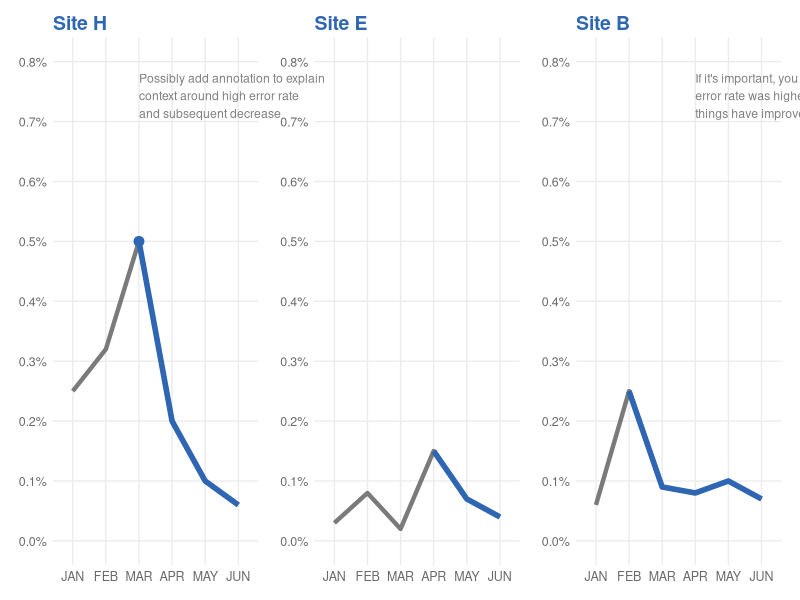
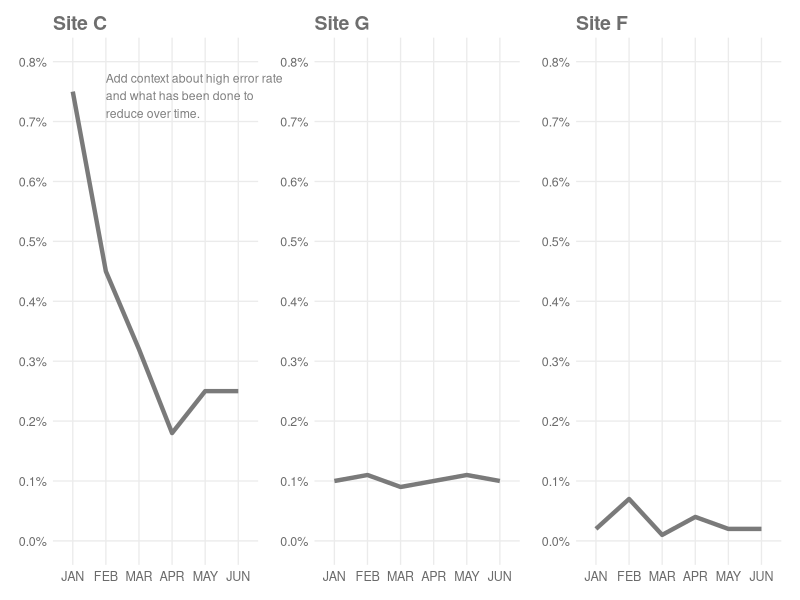
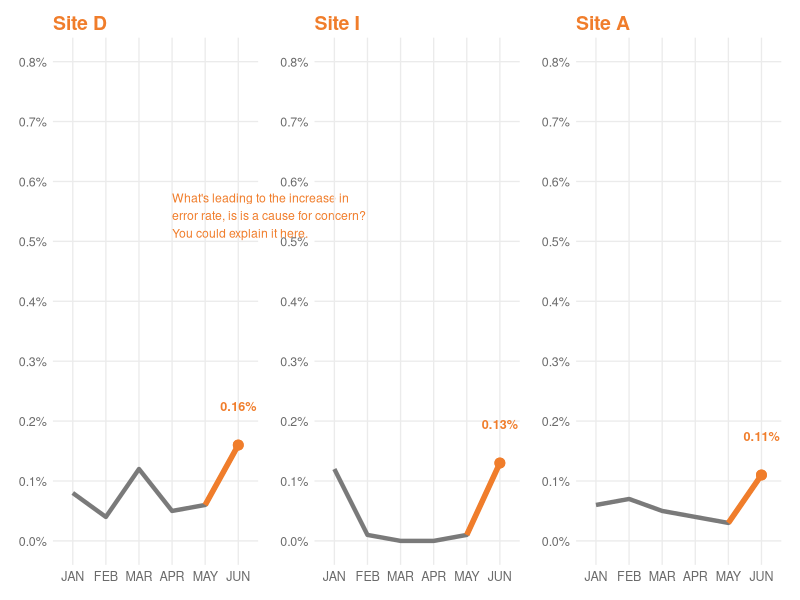

Write the R code that produced these figures, in order.
## ---- chunk 1
#| include: false
library(dplyr)
library(tidyr)
library(ggplot2)
library(scales)
library(tibble)
library(patchwork)

has_ggrepel <- requireNamespace("ggrepel", quietly = TRUE)
## ---- chunk 2
#| include: false
# -----------------------------
# DATAFRAME FAKE
# -----------------------------
df <- tribble(
  ~site,  ~group,        ~month, ~err,
  "H",    "SUCCESS",     "JAN",  0.0025,
  "H",    "SUCCESS",     "FEB",  0.0032,
  "H",    "SUCCESS",     "MAR",  0.0050,
  "H",    "SUCCESS",     "APR",  0.0020,
  "H",    "SUCCESS",     "MAY",  0.0010,
  "H",    "SUCCESS",     "JUN",  0.0006,

  "E",    "SUCCESS",     "JAN",  0.0003,
  "E",    "SUCCESS",     "FEB",  0.0008,
  "E",    "SUCCESS",     "MAR",  0.0002,
  "E",    "SUCCESS",     "APR",  0.0015,
  "E",    "SUCCESS",     "MAY",  0.0007,
  "E",    "SUCCESS",     "JUN",  0.0004,

  "B",    "SUCCESS",     "JAN",  0.0006,
  "B",    "SUCCESS",     "FEB",  0.0025,
  "B",    "SUCCESS",     "MAR",  0.0009,
  "B",    "SUCCESS",     "APR",  0.0008,
  "B",    "SUCCESS",     "MAY",  0.0010,
  "B",    "SUCCESS",     "JUN",  0.0007,

  "C",    "STATUS QUO",  "JAN",  0.0075,
  "C",    "STATUS QUO",  "FEB",  0.0045,
  "C",    "STATUS QUO",  "MAR",  0.0032,
  "C",    "STATUS QUO",  "APR",  0.0018,
  "C",    "STATUS QUO",  "MAY",  0.0025,
  "C",    "STATUS QUO",  "JUN",  0.0025,

  "G",    "STATUS QUO",  "JAN",  0.0010,
  "G",    "STATUS QUO",  "FEB",  0.0011,
  "G",    "STATUS QUO",  "MAR",  0.0009,
  "G",    "STATUS QUO",  "APR",  0.0010,
  "G",    "STATUS QUO",  "MAY",  0.0011,
  "G",    "STATUS QUO",  "JUN",  0.0010,

  "F",    "STATUS QUO",  "JAN",  0.0002,
  "F",    "STATUS QUO",  "FEB",  0.0007,
  "F",    "STATUS QUO",  "MAR",  0.0001,
  "F",    "STATUS QUO",  "APR",  0.0004,
  "F",    "STATUS QUO",  "MAY",  0.0002,
  "F",    "STATUS QUO",  "JUN",  0.0002,

  "D",    "WATCH",       "JAN",  0.0008,
  "D",    "WATCH",       "FEB",  0.0004,
  "D",    "WATCH",       "MAR",  0.0012,
  "D",    "WATCH",       "APR",  0.0005,
  "D",    "WATCH",       "MAY",  0.0006,
  "D",    "WATCH",       "JUN",  0.0016,

  "I",    "WATCH",       "JAN",  0.0012,
  "I",    "WATCH",       "FEB",  0.0001,
  "I",    "WATCH",       "MAR",  0.0000,
  "I",    "WATCH",       "APR",  0.0000,
  "I",    "WATCH",       "MAY",  0.0001,
  "I",    "WATCH",       "JUN",  0.0013,

  "A",    "WATCH",       "JAN",  0.0006,
  "A",    "WATCH",       "FEB",  0.0007,
  "A",    "WATCH",       "MAR",  0.0005,
  "A",    "WATCH",       "APR",  0.0004,
  "A",    "WATCH",       "MAY",  0.0003,
  "A",    "WATCH",       "JUN",  0.0011
) |>
  mutate(
    month = factor(month, levels = c("JAN","FEB","MAR","APR","MAY","JUN")),
    group = factor(group, levels = c("SUCCESS","STATUS QUO","WATCH"))
  )

site_cfg <- tribble(
  ~site, ~title_color, ~highlight_from, ~highlight_point_month,
  "H",   "#2F66B3",     "MAR",          "MAR",
  "E",   "#2F66B3",     "APR",          NA,
  "B",   "#2F66B3",     "FEB",          NA,
  "C",   "#6E6E6E",     NA,             NA,
  "G",   "#6E6E6E",     NA,             NA,
  "F",   "#6E6E6E",     NA,             NA,
  "D",   "#F07D2B",     "MAY",          "JUN",
  "I",   "#F07D2B",     "MAY",          "JUN",
  "A",   "#F07D2B",     "MAY",          "JUN"
)

pal <- list(
  base = "#7a7a7a",
  success = "#2F66B3",
  watch = "#F07D2B"
)

ann <- tribble(
  ~site, ~x,   ~y,     ~label, ~color,
  "H",   "MAR", 0.0078, "Possibly add annotation to explain\ncontext around high error rate\nand subsequent decrease", "#808080",
  "C",   "FEB", 0.0078, "Add context about high error rate\nand what has been done to\nreduce over time.", "#808080",
  "B",   "APR", 0.0078, "If it's important, you could explain why\nerror rate was higher in Feb, though\nthings have improved a lot since", "#808080",
  "D",   "APR", 0.0058, "What's leading to the increase in\nerror rate, is is a cause for concern?\nYou could explain it here.", "#F07D2B"
)

final_labels <- df |>
  filter(group == "WATCH", month == "JUN") |>
  mutate(lbl = percent(err, accuracy = 0.01))
## ---- chunk 3
#| include: false
make_site_plot <- function(site_id){

  d <- df |> filter(site == site_id)
  cfg <- site_cfg |> filter(site == site_id)

  p <- ggplot(d, aes(x = month, y = err, group = 1)) +
    geom_line(linewidth = 1.5, color = pal$base) +
    scale_y_continuous(
      limits = c(0, 0.008),
      breaks = seq(0, 0.008, by = 0.001),
      labels = percent_format(accuracy = 0.1)
    ) +
    labs(title = paste0("Site ", site_id), x = NULL, y = NULL) +
    theme_minimal(base_size = 10) +
    theme(
      plot.title = element_text(face = "bold", color = cfg$title_color, size = 14, margin = margin(b = 2)),
      panel.grid.minor = element_blank(),
      axis.text.x = element_text(size = 9, color = "#6b6b6b"),
      axis.text.y = element_text(size = 9, color = "#6b6b6b"),
      plot.margin = margin(6, 8, 6, 8)
    )

  if (!is.na(cfg$highlight_from)) {
    hl_from <- cfg$highlight_from
    d_hl <- d |> filter(as.integer(month) >= as.integer(factor(hl_from, levels = levels(df$month))))

    hl_col <- if (site_id %in% c("H","E","B")) pal$success else pal$watch
    p <- p + geom_line(data = d_hl, linewidth = 1.9, color = hl_col)

    if (!is.na(cfg$highlight_point_month)) {
      d_pt <- d |> filter(month == cfg$highlight_point_month)
      p <- p + geom_point(data = d_pt, size = 3.0, color = hl_col)
    }
  }

  a <- ann |> filter(site == site_id)
  if (nrow(a) > 0) {
    p <- p + annotate(
      "text",
      x = a$x[1], y = a$y[1],
      label = a$label[1],
      color = a$color[1],
      hjust = 0, vjust = 1,
      size = 3.1
    )
  }

  if (site_id %in% c("D","I","A")) {
    fl <- final_labels |> filter(site == site_id)
    p <- p +
      geom_point(data = fl, aes(x = month, y = err), size = 3.0, color = pal$watch) +
      annotate("text", x = "JUN", y = fl$err + 0.00065, label = fl$lbl, color = pal$watch,
               size = 3.2, fontface = "bold", hjust = 0.5)
  }

  p <- p + coord_cartesian(clip = "off")
  return(p)
}

pH <- make_site_plot("H")
pE <- make_site_plot("E")
pB <- make_site_plot("B")

pC <- make_site_plot("C")
pG <- make_site_plot("G")
pF <- make_site_plot("F")

pD <- make_site_plot("D")
pI <- make_site_plot("I")
pA <- make_site_plot("A")

row_success <- pH + pE + pB + plot_layout(ncol = 3)
row_status  <- pC + pG + pF + plot_layout(ncol = 3)
row_watch   <- pD + pI + pA + plot_layout(ncol = 3)
## ---- chunk 4
#| fig-width: 13.0
#| fig-height: 2.25
#| dpi: 200
#| out-width: "100%"
row_success
## ---- chunk 5
#| fig-width: 13.0
#| fig-height: 2.25
#| dpi: 200
#| out-width: "100%"
row_status
## ---- chunk 6
#| fig-width: 13.0
#| fig-height: 2.25
#| dpi: 200
#| out-width: "100%"
row_watch
